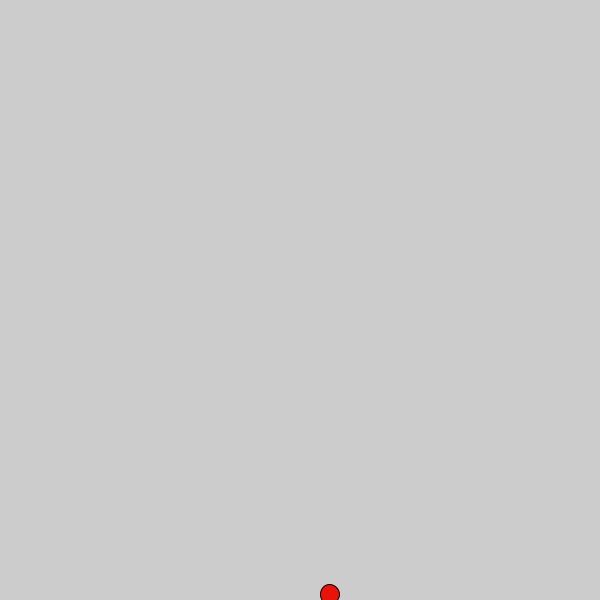
Frame 1 (no input)
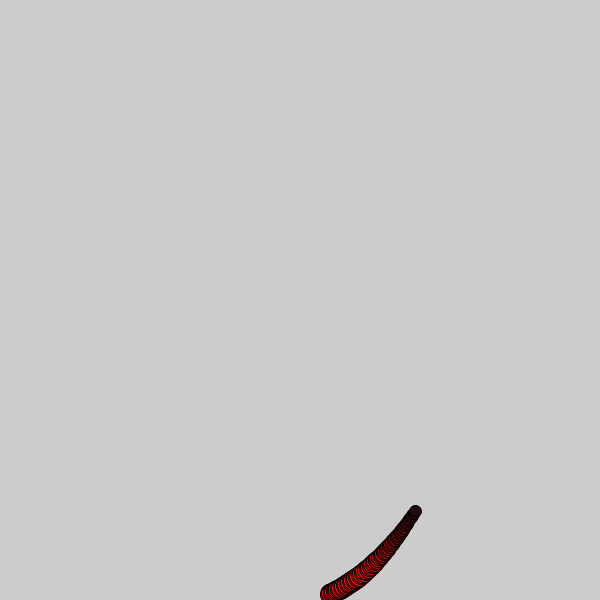
Frame 60 (the mouse pressed at the canvas centre just before this capture)
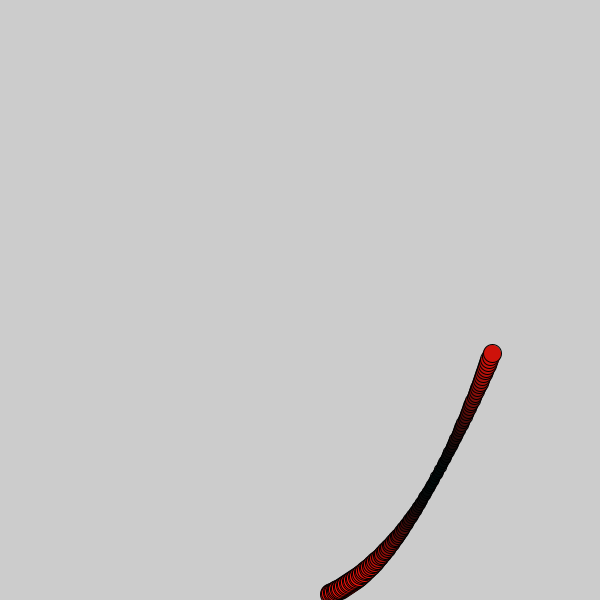
Frame 120 (the mouse held since frame 60 and released just before this capture)

The Processing sketch that drew these frames (run headless with seeded random() and noise(); from frame 60 on, the mouse is pressed at the canvas centre):

// Processing sketch: sketch_39_fun_with_sin
// ── sketch_39_fun_with_sin.pde
/*
  Brief description of the program here
 
 
 Author:Rituparna Matkar
 Email:rituparna.matkar@gmail.com
 */
float a, x, y, c, s;

void setup() {
  size(600, 600);  
  a= 1;
}
void draw() {
  x = map(sin(a*.1), -1, 1, 0, height);
  y =  map(cos(a*.2), -1, 1, 0, width);
  c = map(sin(a), -1, 1, 0, 255);
  s = map(sin(a), -1, 1, 10, 20);
  fill(c, s, 10);
  ellipse(x, y, s, s);
  a = a+.05;
}
